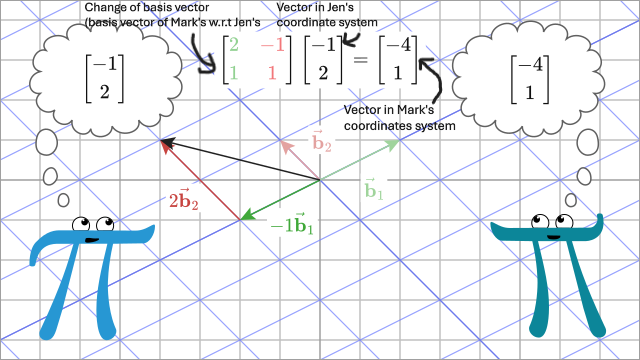
#> input picture Math/Linear Algebra/Change of Basis/images/basis.png, 640 x 360 px
$ jupyter execute 'change of basis.ipynb'
#> lines starting #> are read from the running program, lines starting #| are printed output that depends on the picture
1. [Change of Basis](#change-of-basis)

#### Change of Basis:
- changing the basis vectors of a vector space to a different set of basis vectors
- Process:
    - take vector in Jen's coordinate system & multiply with change of basis matrix (basis vector of Mark's w.r.t Jen's) to find the corresponding vector in Marks's coordinate system

[cell 1]
from PIL import Image
from IPython.display import display

img = Image.open('images/basis.png')
#> img is the input picture: PIL image 640x360 RGBA; mean R, G, B, A 234.1, 238, 241.6, 255
new_image = img.resize((880, 485))
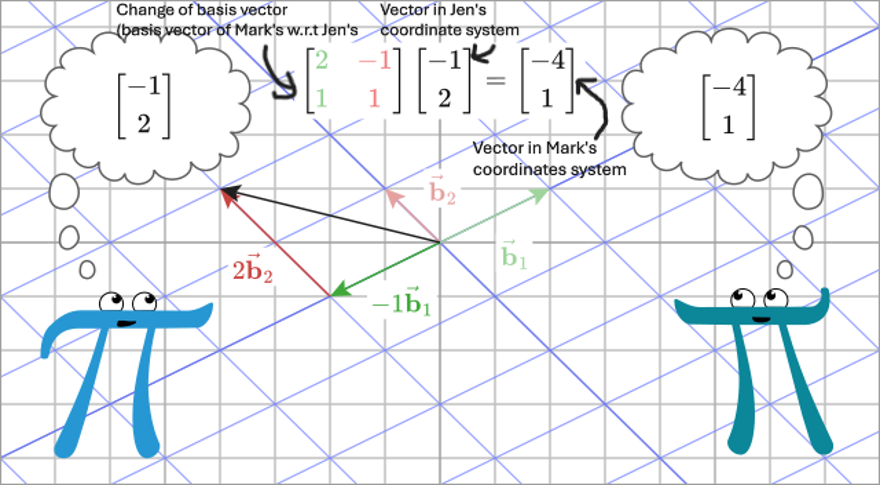
#> new_image: PIL image 880x485 RGBA; mean R, G, B, A 233.7, 237.6, 241.2, 255
display(new_image)

- we can perform transformation in one coordinates and then convert it back to any coordinate system
    - Process:
        - we first changes the basis from Jen's to Mark's coordinate system
            - using change of basis matrix
        - we then performed transformation
            - using transformation matrix
        - we then revert the basis from Marks's to Jen's coordinate system as shown in the image below
            - using the inverse of change of basis vector
    - eg: ```A⁻¹MAv→ = w→```
        - A⁻¹ = inverse of change of basis matrix
        - A = change of basis matrix
        - M = transformation matrix
        - v→ = vector in Jen's coordinate system
        - w→ = transformed vector in Jen's coordinate system

[cell 2]
img = Image.open('images/basis1.png')
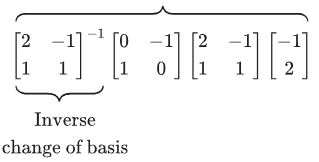
#> input picture Math/Linear Algebra/Change of Basis/images/basis1.png, 319 x 162 px
#> img is the input picture: PIL image 319x162 RGBA; mean R, G, B, A 244.6, 244.6, 244.6, 255
new_image = img.resize((330, 185))
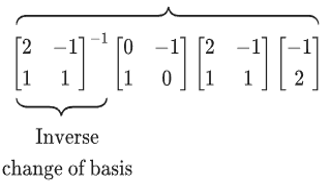
#> new_image: PIL image 330x185 RGBA; mean R, G, B, A 244.3, 244.3, 244.3, 255
display(new_image)

img = Image.open('images/basis2.png')
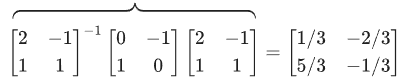
#> input picture Math/Linear Algebra/Change of Basis/images/basis2.png, 405 x 82 px
#> img is the input picture: PIL image 405x82 RGBA; mean R, G, B, A 242.8, 242.8, 242.8, 255
new_image = img.resize((420, 95))
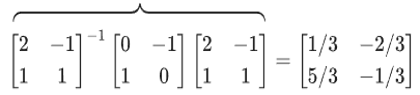
#> new_image: PIL image 420x95 RGBA; mean R, G, B, A 242.3, 242.3, 242.3, 255
display(new_image)
